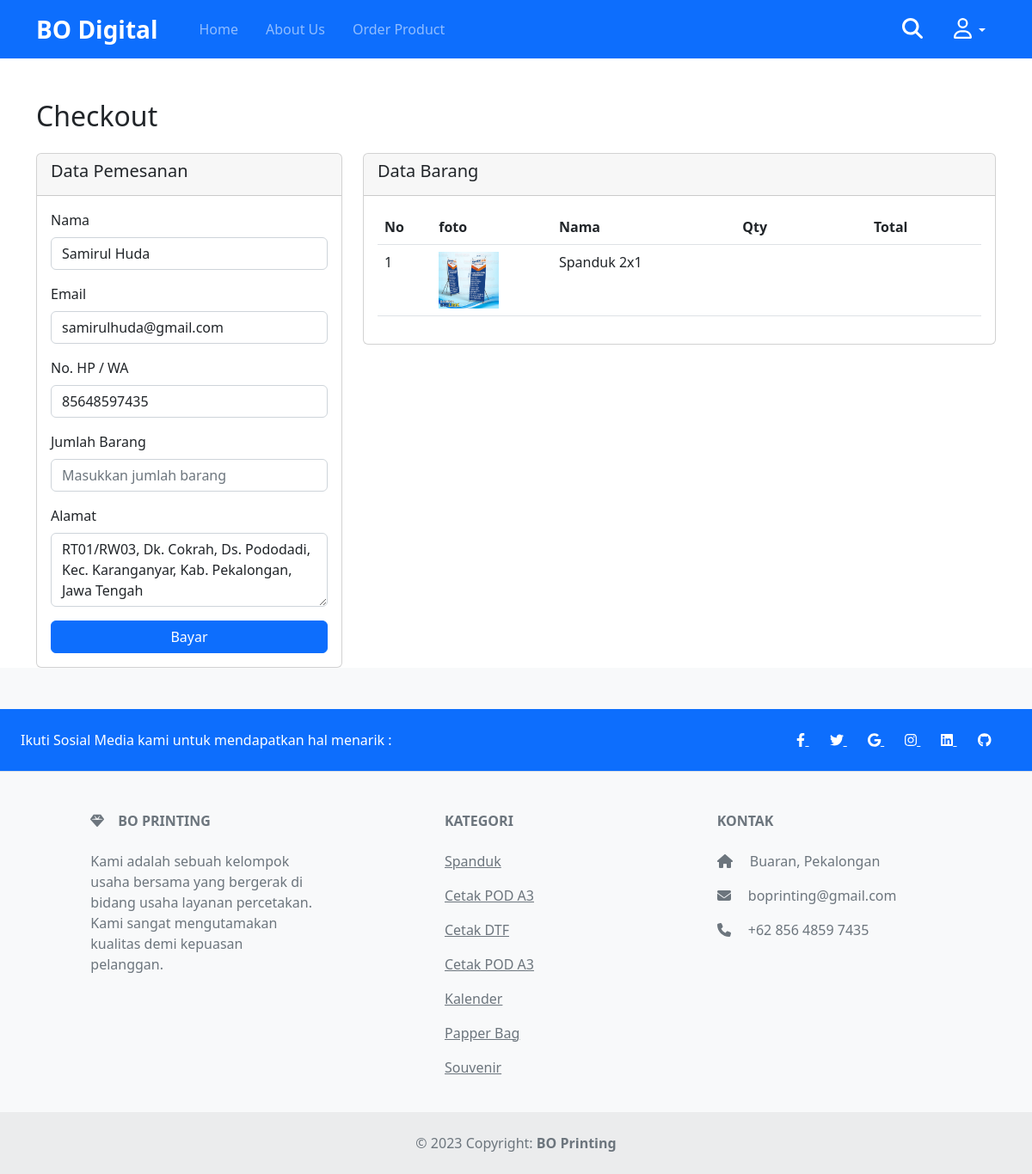
The page /checkout.php?c=8 (signed in) on the database its author committed.
### tables this page shows
CREATE TABLE `tb_user` (
  `id_user` int(11) NOT NULL,
  `username` varchar(50) NOT NULL,
  `nama_lengkap` varchar(50) NOT NULL,
  `password` varchar(255) NOT NULL,
  `email` varchar(100) NOT NULL,
  `noHP` varchar(15) NOT NULL,
  `alamat` text NOT NULL,
  `foto` varchar(255) NOT NULL
);

CREATE TABLE `tb_stock` (
  `Kd_Barang` int(11) NOT NULL,
  `Nama_Barang` varchar(100) NOT NULL,
  `Jenis_Barang` varchar(100) NOT NULL,
  `Stock` int(10) NOT NULL,
  `Satuan` varchar(20) NOT NULL,
  `Harga` int(11) NOT NULL,
  `Deskripsi` varchar(255) NOT NULL,
  `Foto` varchar(255) NOT NULL
);

### config.php (called while the page is built, shortened)
<?php
$mainUrlAdmin = "http://localhost/pemesanan/";
?>

### checkout.php (the view, shortened to what this page needs)
<?php
require_once 'config.php';
require_once 'template/header.php';
require_once 'template/navbar.php';
$kdBarang = $_GET['c'];
$getData = mysqli_query($con, "SELECT * FROM tb_stock WHERE Kd_Barang = $kdBarang");
$data = mysqli_fetch_array($getData);
$id = $_SESSION['id_user'];
$getDataUser = mysqli_query($con, "SELECT * FROM tb_user WHERE id_user = $id");
$dataUser = mysqli_fetch_array($getDataUser);
?>
<div class="container mt-5">
    <h2 class="mb-4">Checkout</h2>
    <div class="row">
        <div class="col-md-4">
            <div class="card">
                <div class="card-header">
                    <h5>Data Pemesanan</h5>
                </div>
                <div class="card-body">
                    <form action="" method="post">
                        <div class="mb-3">
                            <label for="nama" class="form-label">Nama</label>
                            <input type="text" class="form-control" id="nama" name="nama" placeholder="Masukkan nama anda" required value="<?= $dataUser['nama_lengkap']; ?>">
                        </div>
                        <div class="mb-3">
                            <label for="email" class="form-label">Email</label>
                            <input type="email" class="form-control" id="email" name="email" placeholder="Masukkan email anda" required value="<?= $dataUser['email']; ?>">
                        </div>
                        <div class="mb-3">
                            <label for="nohp" class="form-label">No. HP / WA</label>
                            <input type="number" class="form-control" id="nohp" name="nohp" placeholder="Masukkan nohp anda" required value="<?= $dataUser['noHP']; ?>">
                        </div>
                        <div class="mb-3">
                            <label for="jmlBarang" class="form-label">Jumlah Barang</label>
                            <input type="number" class="form-control" id="jmlBarang" name="jmlBarang" placeholder="Masukkan jumlah barang" required>
                        </div>
                        <div class="mb-3">
                            <label for="alamat" class="form-label">Alamat</label>
                            <textarea class="form-control" id="alamat" name="alamat" rows="3" required><?= $dataUser['alamat']; ?></textarea>
                        </div>
                        <button type="submit" class="btn btn-primary w-100" name="simpan">Bayar</button>
                    </form>
                </div>
            </div>
        </div>
        <div class="col-md-8">
            <div class="card">
                <div class="card-header">
                    <h5>Data Barang</h5>
                </div>
                <div class="card-body">
                    <table class="table">
                        <thead>
                            <tr>
                                <th>No</th>
                                <th>foto</th>
                                <th>Nama</th>
                                <th style="width: 15%;"><center>Qty</center></th>
                                <th style="width: 30%;"><center>Total</center></th>
                            </tr>
                        </thead>
                        <tbody>
                            <tr>
                                <td>1</td>
                                <td><img src="<?= $mainUrlAdmin; ?>admin/assets/images/stock/<?= $data['Foto']; ?>" alt="" width="70px"></td>
                                <td><?= $data['Nama_Barang']; ?></td>
                                <td>
                                </td>
                                <td>
                                </td>
                            </tr>
                        </tbody>
                    </table>
                </div>
            </div>
        </div>
    </div>
</div>
<?php
require_once 'template/footer.php';
?>

### rows shown on the page
tb_user: nama "Samirul Huda", email "samirulhuda@gmail.com", nohp "85648597435", alamat "RT01/RW03, Dk. Cokrah, Ds. Pododadi, Kec. Karanganyar, Kab. Pekalongan, Jawa Tengah"
tb_stock: Foto (picture), Nama_Barang "Spanduk 2x1"

### other values the page prints
$category['Jenis_Barang'] "Spanduk"
$category['Jenis_Barang'] "Cetak POD A3"
$category['Jenis_Barang'] "Cetak DTF"
$category['Jenis_Barang'] "Kalender"
$category['Jenis_Barang'] "Papper Bag"
$category['Jenis_Barang'] "Souvenir"
